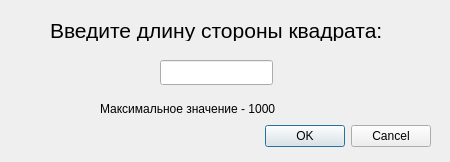
<?xml version="1.0" encoding="UTF-8"?>
<ui version="4.0">
 <class>SquareDialog</class>
 <widget class="QDialog" name="SquareDialog">
  <property name="geometry">
   <rect>
    <x>0</x>
    <y>0</y>
    <width>450</width>
    <height>162</height>
   </rect>
  </property>
  <property name="windowTitle">
   <string>Квадрат</string>
  </property>
  <widget class="QDialogButtonBox" name="buttonBox">
   <property name="geometry">
    <rect>
     <x>90</x>
     <y>120</y>
     <width>341</width>
     <height>32</height>
    </rect>
   </property>
   <property name="orientation">
    <enum>Qt::Horizontal</enum>
   </property>
   <property name="standardButtons">
    <set>QDialogButtonBox::Cancel|QDialogButtonBox::Ok</set>
   </property>
  </widget>
  <widget class="QLabel" name="label">
   <property name="geometry">
    <rect>
     <x>50</x>
     <y>20</y>
     <width>351</width>
     <height>21</height>
    </rect>
   </property>
   <property name="font">
    <font>
     <pointsize>16</pointsize>
    </font>
   </property>
   <property name="text">
    <string>Введите длину стороны квадрата:</string>
   </property>
  </widget>
  <widget class="QLineEdit" name="lineEdit">
   <property name="geometry">
    <rect>
     <x>160</x>
     <y>60</y>
     <width>113</width>
     <height>25</height>
    </rect>
   </property>
  </widget>
  <widget class="QLabel" name="label_2">
   <property name="geometry">
    <rect>
     <x>100</x>
     <y>100</y>
     <width>221</width>
     <height>17</height>
    </rect>
   </property>
   <property name="text">
    <string>Максимальное значение - 1000</string>
   </property>
  </widget>
 </widget>
 <resources/>
 <connections>
  <connection>
   <sender>buttonBox</sender>
   <signal>accepted()</signal>
   <receiver>SquareDialog</receiver>
   <slot>accept()</slot>
   <hints>
    <hint type="sourcelabel">
     <x>248</x>
     <y>254</y>
    </hint>
    <hint type="destinationlabel">
     <x>157</x>
     <y>274</y>
    </hint>
   </hints>
  </connection>
  <connection>
   <sender>buttonBox</sender>
   <signal>rejected()</signal>
   <receiver>SquareDialog</receiver>
   <slot>reject()</slot>
   <hints>
    <hint type="sourcelabel">
     <x>316</x>
     <y>260</y>
    </hint>
    <hint type="destinationlabel">
     <x>286</x>
     <y>274</y>
    </hint>
   </hints>
  </connection>
 </connections>
</ui>
